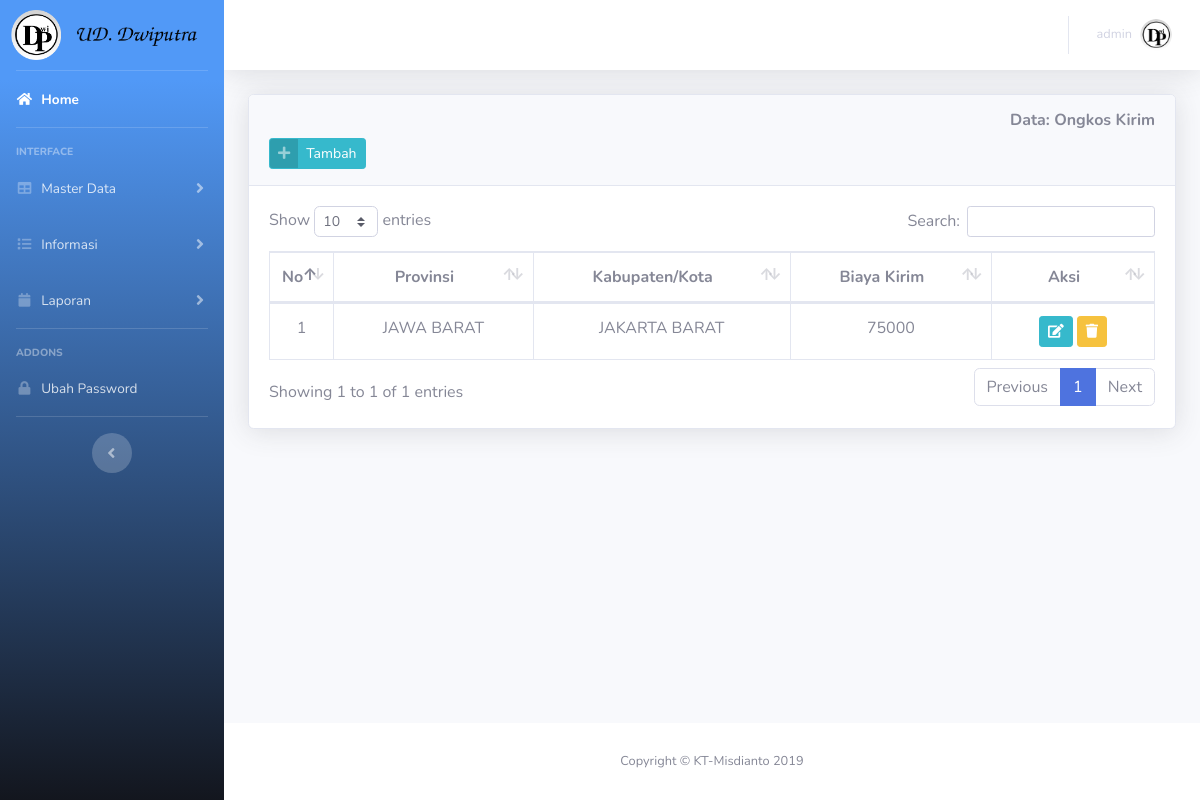
Screenshot of /admin/pages/index.php?module=ongkir/view (signed in) with the database file from the repository.
### tables this page shows
CREATE TABLE `tb_ongkir` (
  `ongkir_id` int(11) NOT NULL,
  `kabkota_id` int(11) NOT NULL,
  `provinsi_id` int(11) NOT NULL,
  `ongkos_kirim` int(11) NOT NULL
);

CREATE TABLE `tb_provinsi` (
  `provinsi_id` int(2) NOT NULL,
  `nama_provinsi` varchar(40) NOT NULL
);

CREATE TABLE `tb_kabkota` (
  `kabkota_id` int(4) NOT NULL,
  `nama_kabkota` varchar(50) NOT NULL,
  `provinsi_id` int(2) NOT NULL
);

### model/Db.php (called while the page is built, shortened)
<?php
class Db {
     function __construct()
    {
        $this->db = new PDO("mysql:host=localhost;dbname=db_bibit",'root','');
    }
    public function tampil($sql){
        $hasil=[];
        $query = $this->db->prepare($sql);
        $query->execute();
        while($data = $query->fetchObject()){
        $hasil[]=$data;
        }
        return $hasil;
    }
}
?>

### model/M_Library.php (called while the page is built, shortened)
<?php
include 'Db.php';
class M_Library extends Db{
   function tampil_ongkir(){
    $query =  $this->tampil("SELECT* from tb_ongkir a JOIN tb_provinsi b ON a.provinsi_id=b.provinsi_id  JOIN tb_kabkota c WHERE a.kabkota_id=c.kabkota_id" );
    return $query;
    }
    }
?>

### admin/pages/ongkir/view.php (the view, shortened to what this page needs)
<div class="card shadow mb-4">
  <div class="card-header py-3">
    <h6 class=" font-weight-bold text-right">Data: Ongkos Kirim</h6>
    <a href="#" class="btn btn-info btn-icon-split btn-sm">
      <span class="icon text-white-50">
        <i class="fas fa-plus"></i>
      </span>
      <span class="text" data-toggle="modal" data-target="#exampleModal">Tambah</span>
    </a>
  </div>
  <div class=" card-body">
    <div class="table-responsive">
      <table class="table table-bordered" id="dataTable" width="100%" cellspacing="0">
        <thead>
          <tr align="center">
            <th width="10px;">No</th>
            <th>Provinsi</th>
            <th>Kabupaten/Kota</th>
            <th>Biaya Kirim</th>
            <th width="120px;">Aksi</th>
          </tr>
        </thead>
        <tbody>
          <?php
        $no=1;
        foreach($db->tampil_ongkir() as $no=> $d ):?>
          <tr align="center">
            <td><?= $no+1 ?></td>
            <td><?= $d->nama_provinsi ?></td>
            <td><?= $d->nama_kabkota ?></td>
            <td><?= $d->ongkos_kirim ?></td>
            <td>
              <a href="!#" class="btn btn-info btn-sm" data-toggle="modal"
                data-target="#exampleModal<?= $d->ongkir_id ?>">
                <i class="fas fa-edit"></i>
              </a>
              <a href="!#" class="btn btn-warning btn-sm" data-toggle="modal"
                data-target="#exampleModal2<?= $d->ongkir_id ?>">
                <i class="fas fa-trash"></i>
              </a>
            </td>
          </tr>
          <?php endforeach ?>
        </tbody>
      </table>
    </div>
  </div>
</div>
</div>

### rows the page displays
tb_ongkir: provinsi.nama_provinsi "JAWA BARAT", kabkota.nama_kabkota "JAKARTA BARAT", ongkos_kirim "75000"

### other values shown
$_SESSION['level'] "admin"
